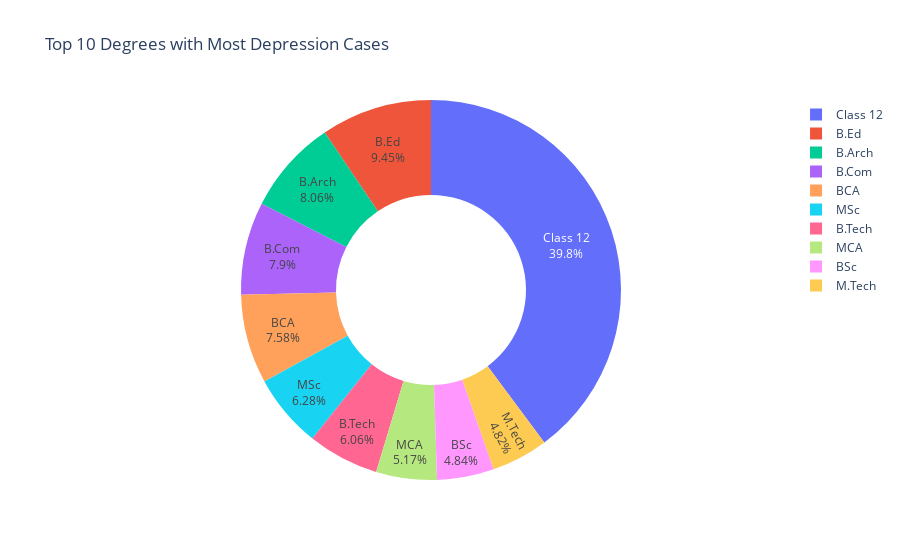

The code cell stored with this chart in its notebook:
### Markdown cell above
# **Depression by the Education Degrees**

### Code cell
top_degree = (
    df.groupby('Degree')['Depression']
    .sum()
    .reset_index()
    .sort_values(by='Depression', ascending=False)
    .head(10)
)




fig = px.pie(
    top_degree,
    names='Degree',
    values='Depression',
    title='Top 10 Degrees with Most Depression Cases',
    hole=0.5
)
fig.update_traces(
    textinfo='percent+label',
    textposition='inside'
)


fig.show()

### Figure 1 — Plotly figure (JSON) as saved in the notebook; plotly's stock layout.template omitted (floating-point values rounded to 4 significant figures)
{"data": [{"domain": {"x": [0, 1], "y": [0, 1]}, "hole": 0.5, "hovertemplate": "Degree=%{label}<br>Depression=%{value}<extra></extra>", "labels": ["Class 12", "B.Ed", "B.Arch", "B.Com", "BCA", "MSc", "B.Tech", "MCA", "BSc", "M.Tech"], "legendgroup": "", "name": "", "showlegend": true, "textinfo": "percent+label", "textposition": "inside", "type": "pie", "values": [4303, 1021, 871, 853, 819, 679, 655, 559, 523, 521]}], "layout": {"legend": {"tracegroupgap": 0}, "title": {"text": "Top 10 Degrees with Most Depression Cases"}}}
